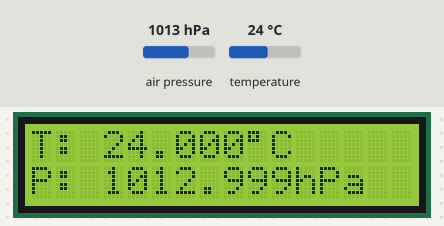
Bench run of a program on a simulated ATmega328P, built with avr-gcc and emulated at 16 MHz. On the bench: 16×2 character LCD. Wiring (inferred from the names in the program): BMP280 pressure sensor at I2C address 0x76; character LCD (HD44780): RS PC0; E PC1; data PD4, PD5, PD6, PD7. The test bench sets the inputs (shaded band); at power-on: air pressure 1013 hPa, temperature 24 °C.

Above: at 1.2 s.
1.3 s: air pressure set to 952 hPa
At 2.6 s:
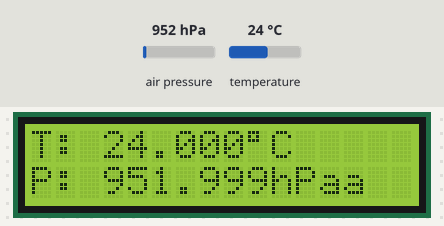
3.5 s: temperature set to 0 °C
At 4.7 s:
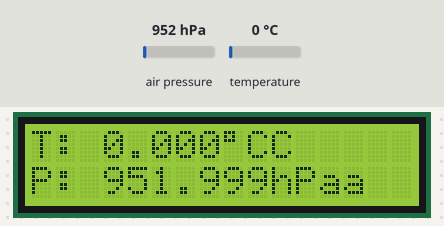
5.5 s: air pressure set to 1025 hPa
At 6.8 s:
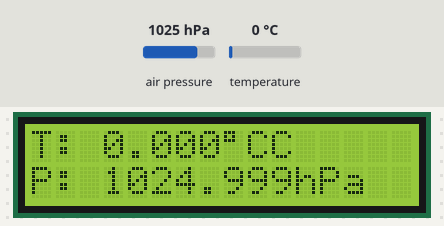
7.5 s: temperature set to 12 °C
At 8.8 s:
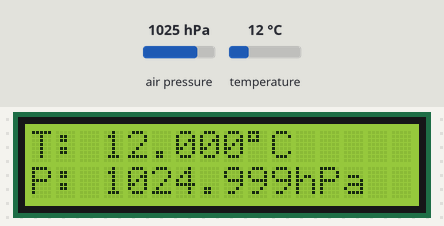
Timing chart, 0 to 10.5 s (numbered marks = the images above; inputs shaded):
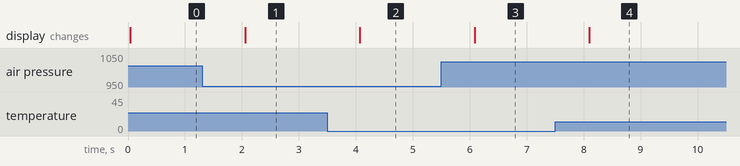

The program:

main.c
```c
/*
 * Barometer-Thermometer.c
 *
 * Created: 11/24/2025 10:29:52 AM
 * Author : felix
 */

#define F_CPU 16000000UL // Define the CPU clock frequency (16 MHz) for delay functions
#include <avr/io.h>
#include <util/delay.h>   // For _delay_ms()
#include <avr/interrupt.h> // For enabling global interrupts (not explicitly used here, but good practice)

#include "lcd.h"       // LCD display driver functions
#include "i2c.h"       // I2C communication functions
#include "BMP280.h"    // BMP280 sensor driver functions (get_temp, get_pres, etc.)

/**
 * @brief The main entry point of the application.
 */
int main(void)
{
	// --- Initialization Sequence ---

	// Initialize the LCD in 4-bit mode
	lcd_init();

	// Initialize the AVR's TWI (I2C) hardware
	i2c_init();

	// Initialize the BMP280 for temperature measurements and read temp calibration data
	temp_init();

	// Initialize the BMP280 for pressure measurements and read pressure calibration data
	pres_init();

	// Note: Global interrupts should be enabled here if background tasks were needed (e.g., sei();)

    while (1) // Main loop for continuous operation
    {
		// --- Temperature Display (Row 0) ---

		// Display the label "T: "
		display("T: ");

		// Get the compensated temperature (°C) and display it as a double
		send_double(get_temp());

		// Display the degree symbol (ASCII code 0b11011111 = 0xDF, commonly the degree symbol on HD44780)
		send_data(0b11011111);

		// Display the unit 'C' for Celsius
		send_data('C');

		// --- Pressure Display (Row 1) ---

		// Move the cursor to the second row (row 1, column 0)
		lcd_set_cursor(1,0);

		// Display the label "P: "
		display("P: ");

		// Get the compensated pressure (in Pascals, Pa)
		// Divide by 100.0 to convert Pa to hectoPascals (hPa) or millibars (mbar)
		send_double(get_pres()/100.0);

		// Display the unit "hPa"
		display("hPa");

		// --- Timing and Refresh ---

		// Wait for 1 second before refreshing the display
		_delay_ms(1000);

		// Move the cursor back to the start of the first line (0,0) for the next refresh
		cursor_return();
    }
}
```

BMP280.c
```c
/*
 * BMP280.c
 *
 * Created: 11/29/2025 12:15:25 AM
 * Author: felix
 */

#include <stdint.h>
#include "i2c.h" // Include I2C library for communication

// --- Configuration Registers and Variables ---

// data acquistion options of the device (0xF4 control register)
// Initialized to complement of 0xF to ensure bits 0-3 (mode/osrs_p) are set on first use
static uint8_t ctrl_meas = ~(0xF);
// sets rate,filter and interface options of the device (0xF5 config register)
// Initialized to complement of 0xF to ensure bits 0-3 (spi3w_en/filter) are set on first use
static uint8_t config = ~(0xF);

// --- Temperature Calculation Calibration Constants (Read from 0x88 to 0x8D) ---
// These are factory-programmed values for accurate temperature compensation.
static 	uint16_t dig_T1; // unsigned 16-bit
static  int16_t dig_T2;  // signed 16-bit
static  int16_t dig_T3;  // signed 16-bit

// --- Pressure Calculation Calibration Constants (Read from 0x8E to 0xA1) ---
// These are factory-programmed values for accurate pressure compensation.
static uint16_t dig_P1; // unsigned 16-bit
static int16_t dig_P2;  // signed 16-bit
static int16_t dig_P3;  // signed 16-bit
static int16_t dig_P4;  // signed 16-bit
static int16_t dig_P5;  // signed 16-bit
static int16_t dig_P6;  // signed 16-bit
static int16_t dig_P7;  // signed 16-bit
static int16_t dig_P8;  // signed 16-bit
static int16_t dig_P9;  // signed 16-bit

// Variable for fine temperature resolution compensation value, used by both temp and pressure calculations
static	uint32_t t_fine;

// --- Initialization Functions ---

/**
 * @brief Initializes the BMP280 for temperature measurements.
 * Configures oversampling and device mode, and reads temperature calibration data.
 */
void temp_init(void)
{
	// Set temperature oversampling rate (osrs_t bits 7:5 in ctrl_meas register 0xF4)
	// 0b101 corresponds to x16 oversampling (highest resolution)
	uint8_t osrs_t = 0b101;
	// Set device mode (mode bits 1:0 in ctrl_meas register 0xF4)
	// 0b11 corresponds to Normal mode
	uint8_t mode = 0b11;
	// Combine osrs_t (shifted to bits 7:5) and mode (bits 1:0) into ctrl_meas
	ctrl_meas |= ((osrs_t << 5)  | mode);

	// Set standby time (t_sb bits 7:5 in config register 0xF5)
	// 0b101 corresponds to 1000ms standby time
	uint8_t t_sb = 0b101;
	// Set IIR filter coefficient (filter bits 4:2 in config register 0xF5)
	// 0b100 corresponds to coefficient 16
	uint8_t filter = 0b100;
	// Combine t_sb (shifted to bits 7:5) and filter (shifted to bits 4:2) into config
	config = ((t_sb << 5) | (filter<<2));

	// Write ctrl_meas to register 0xF4 (control/measurement)
	i2c_WRITE(0x76,0xF4,ctrl_meas);
	// Write config to register 0xF5 (config)
	i2c_WRITE(0x76,0xF5,config);

	// Read and store temperature calibration values (16-bit reads)
	dig_T1 = i2c_READ16(0x76,0x88);
	dig_T2 = i2c_READ16(0x76,0x8A);
	dig_T3 = i2c_READ16(0x76,0x8C);
}

/**
 * @brief Initializes the BMP280 for pressure measurements.
 * Configures oversampling and device mode, and reads pressure calibration data.
 */
void pres_init(void)
{
	// Set pressure oversampling rate (osrs_p bits 4:2 in ctrl_meas register 0xF4)
	// 0b101 corresponds to x16 oversampling (highest resolution)
	uint8_t osrs_p = 0b101;
	// Set device mode (mode bits 1:0 in ctrl_meas register 0xF4)
	// 0b11 corresponds to Normal mode
	uint8_t mode = 0b11;
	// Combine osrs_p (shifted to bits 4:2) and mode (bits 1:0) into ctrl_meas
	ctrl_meas |= ((osrs_p <<2)  | mode);

	// Set standby time (t_sb bits 7:5 in config register 0xF5)
	uint8_t t_sb = 0b101;
	// Set IIR filter coefficient (filter bits 4:2 in config register 0xF5)
	uint8_t filter = 0b100;
	// Combine t_sb and filter into config
	config = ((t_sb << 5) | (filter<<2));

	// Write ctrl_meas to register 0xF4
	i2c_WRITE(0x76,0xF4,ctrl_meas);
	// Write config to register 0xF5
	i2c_WRITE(0x76,0xF5,config);

	// Read and store pressure calibration values (16-bit reads)
	dig_P1 = i2c_READ16(0x76,0x8E);
	dig_P2 = i2c_READ16(0x76,0x90);
	dig_P3 = i2c_READ16(0x76,0x92);
	dig_P4 = i2c_READ16(0x76,0x94);
	dig_P5 = i2c_READ16(0x76,0x96);
	dig_P6 = i2c_READ16(0x76,0x98);
	dig_P7 = i2c_READ16(0x76,0x9A);
	dig_P8 = i2c_READ16(0x76,0x9C);
	dig_P9 = i2c_READ16(0x76,0x9E);
}

// --- Raw ADC Reading Functions ---

/**
 * @brief Reads the raw 20-bit temperature ADC value from the BMP280.
 * @return The uncompensated temperature value as a 32-bit integer.
 */
uint32_t get_adc_T(void)
{
	uint8_t MSB,LSB,XLSB;

	// Start I2C communication to read temperature registers (0xFA, 0xFB, 0xFC)
	i2c_START();
	i2c_TRANSMIT(0X76<<1);    // Send device address (0x76) + Write bit (0)
	i2c_TRANSMIT(0XFA);       // Send starting register address (temp MSB)
	i2c_START();              // Repeated START condition
	i2c_TRANSMIT((0X76<<1)|1); // Send device address (0x76) + Read bit (1)

	// Read 3 bytes: MSB, LSB, XLSB
	MSB = i2c_RECIEVE_with_ACK(); // Temp MSB (bits 19:12)
	LSB = i2c_RECIEVE_with_ACK(); // Temp LSB (bits 11:4)
	XLSB = i2c_RECIEVE_NACK();    // Temp XLSB (bits 3:0 in bits 7:4 of the byte)

	i2c_STOP();
	// Construct the 20-bit raw ADC value: (MSB << 12) | (LSB << 4) | (XLSB >> 4)
	return ((uint32_t)MSB<<12 | (uint32_t)LSB<<4 | (uint32_t)XLSB>>4);
}

/**
 * @brief Reads the raw 20-bit pressure ADC value from the BMP280.
 * @return The uncompensated pressure value as a 32-bit integer.
 */
uint32_t get_adc_P(void)
{
	uint8_t MSB,LSB,XLSB;

	// Start I2C communication to read pressure registers (0xF7, 0xF8, 0xF9)
	i2c_START();
	i2c_TRANSMIT(0X76<<1);    // Send device address (0x76) + Write bit (0)
	i2c_TRANSMIT(0XF7);       // Send starting register address (pressure MSB)
	i2c_START();              // Repeated START condition
	i2c_TRANSMIT((0X76<<1)|1); // Send device address (0x76) + Read bit (1)

	// Read 3 bytes: MSB, LSB, XLSB
	MSB = i2c_RECIEVE_with_ACK(); // Pressure MSB (bits 19:12)
	LSB = i2c_RECIEVE_with_ACK(); // Pressure LSB (bits 11:4)
	XLSB = i2c_RECIEVE_NACK();    // Pressure XLSB (bits 3:0 in bits 7:4 of the byte)

	i2c_STOP();
	// Construct the 20-bit raw ADC value: (MSB << 12) | (LSB << 4) | (XLSB >> 4)
	return ((uint32_t)MSB<<12 | (uint32_t)LSB<<4 | (uint32_t)XLSB>>4);
}

// --- Compensation and Calculation Functions ---

/**
 * @brief Calculates the fine resolution temperature compensation value (t_fine).
 * This value is required for both temperature and pressure compensation formulas.
 * It is stored in the global static variable t_fine.
 */
static void get_t_fine()
{
	uint32_t adc_T;
	double var1, var2;

	// Read raw temperature ADC value
	adc_T = get_adc_T();

	// The following calculations implement the formula from the BMP280 datasheet
	// to calculate the 32-bit t_fine value.
	var1 = (((double)adc_T)/16384.0 - ((double)dig_T1)/1024.0) * ((double)dig_T2);
	var2 = ((((double)adc_T)/131072.0 - ((double)dig_T1)/8192.0) *
	(((double)adc_T)/131072.0 - ((double)dig_T1)/8192.0)) *
	((double)dig_T3);

	// t_fine is a signed 32-bit integer, but stored as uint32_t globally
	t_fine = (int32_t)(var1 + var2);
}

/**
 * @brief Calculates the compensated temperature in degrees Celsius (°C).
 * @return The temperature value as a double-precision floating point number.
 */
double get_temp(void)
{
	// Calculate the t_fine value first, as it's the intermediate temperature compensation value
	get_t_fine();
	// Convert t_fine into the final temperature value (T = t_fine / 5120.0)
	double T = t_fine / 5120.0;
	return T;
}

/**
 * @brief Calculates the compensated pressure in Pascals (Pa).
 * Note: get_t_fine() must be called before this function for accurate results.
 * @return The pressure value as a double-precision floating point number.
 */
double get_pres(void)
{
	double var1, var2, P;
	// Read raw pressure ADC value
	uint32_t adc_P = get_adc_P();

	// The following calculations implement the pressure compensation formula
	// from the BMP280 datasheet, using the stored t_fine value.

	var1 = ((double)t_fine / 2.0) - 64000.0;
	var2 = var1 * var1 * ((double)dig_P6) / 32768.0;
	var2 = var2 + var1 * ((double)dig_P5) * 2.0;
	var2 = (var2 / 4.0) + (((double)dig_P4) * 65536.0);
	var1 = (((double)dig_P3) * var1 * var1 / 524288.0 + ((double)dig_P2) * var1) / 524288.0;
	var1 = (1.0 + var1 / 32768.0) * ((double)dig_P1);

	if (var1 == 0.0)
	return 0; // avoid divide by zero if dig_P1 leads to zero var1

	P = 1048576.0 - (double)adc_P;
	// Calculate intermediate pressure value
	P = (P - (var2 / 4096.0)) * 6250.0 / var1;

	// Apply final compensation using dig_P7, dig_P8, and dig_P9
	var1 = ((double)dig_P9) * P * P / 2147483648.0;
	var2 = P * ((double)dig_P8) / 32768.0;

	P = P + (var1 + var2 + ((double)dig_P7)) / 16.0;

	return P; // Return Pressure in Pascals [Pa]
}
```

BMP280.h
```c
/*
 * BMP280.h
 *
 * Created: 11/29/2025 12:15:05 AM
 * Author: felix
 */


#ifndef BMP280_H_
#define BMP280_H_

// --- Function Prototypes for BMP280 Driver ---

/**
 * @brief Initializes the BMP280 for temperature measurements and reads calibration data.
 */
void temp_init(void);

/**
 * @brief Initializes the BMP280 for pressure measurements and reads calibration data.
 */
void pres_init(void);

/**
 * @brief Reads the raw ADC temperature value, applies compensation, and returns temperature in °C.
 * @return The compensated temperature in degrees Celsius (°C).
 */
double get_temp(void);

/**
 * @brief Reads the raw ADC pressure value, applies compensation using t_fine, and returns pressure in Pa.
 * @return The compensated atmospheric pressure in Pascals (Pa).
 */
double get_pres(void);


// --- End of Header Guard ---
#endif /* BMP280_H_ */
```

i2c.c
```c
/*
 * _12c.c
 *
 * Created: 11/24/2025 10:39:16 AM
 * Author: felix
 */

// Define the CPU clock frequency (e.g., 16 MHz for common AVR boards)
#define F_CPU 16000000UL
#include <avr/io.h> // Header for AVR I/O registers

/**
 * @brief Initializes the TWI (Two-Wire Interface, AVR's I2C implementation) hardware.
 */
void i2c_init(void)
{
	// PRR (Power Reduction Register)
	// Clear PRTWI (Power Reduction TWI) bit to enable the TWI module (turn it on)
	PRR &= ~(1<<PRTWI);

	// TWBR (TWI Bit Rate Register)
	// Sets the SCL frequency. TWI Clock Frequency = F_CPU / (16 + 2 * TWBR * 4^TWPS)
	// With TWSR (prescaler) = 0 (4^0 = 1), TWBR = 72 results in:
	// 16,000,000 / (16 + 2 * 72 * 1) = 16,000,000 / 160 = 100,000 Hz (100 kHz standard)
	TWBR = 72;

	// TWCR (TWI Control Register)
	// Set TWEN (TWI Enable) bit to enable the TWI interface
	TWCR |= (1<<TWEN);

	// TWSR (TWI Status Register)
	// Set TWI Prescaler bits (TWPS1 and TWPS0) to 0, meaning a prescaler value of 1.
	TWSR = 0X00;
}

/**
 * @brief Sends an I2C START condition.
 */
void i2c_START(void)
{
	// TWCR: Set TWINT (TWI Interrupt Flag), TWSTA (TWI START Condition), and TWEN (TWI Enable)
	// Setting TWINT initiates the operation (clears the previous interrupt).
	TWCR = (1<<TWINT)|(1<<TWSTA)|(1<<TWEN);

	// Wait until TWINT is set, indicating the START condition has been transmitted
	// and the operation is complete.
	while(!(TWCR & (1<<TWINT)));
}

/**
 * @brief Transmits a byte of data (e.g., Slave Address + R/W bit, or Data byte).
 * @param DATA The 8-bit data to transmit.
 */
void i2c_TRANSMIT(uint8_t DATA)
{
	// Load data into TWDR (TWI Data Register)
	TWDR = DATA;

	// TWCR: Set TWINT (clear previous interrupt) and TWEN (enable TWI) to start transmission
	TWCR = (1<<TWINT)|(1<<TWEN);

	// Wait until TWINT is set, indicating data transmission is complete and ACK/NACK has been received.
	while(!(TWCR & (1<<TWINT)));
}

/**
 * @brief Receives a byte of data and sends an ACK (Acknowledge) back to the transmitter.
 * Used when more bytes are expected to follow.
 * @return The received 8-bit data.
 */
uint8_t i2c_RECIEVE_with_ACK(void)
{
	// TWCR: Set TWINT, TWEN, and TWEA (TWI Enable Acknowledge bit).
	// TWEA tells the TWI hardware to send an ACK after receiving data.
	TWCR = (1<<TWINT)|(1<<TWEN)|(1<<TWEA);

	// Wait until TWINT is set, indicating the byte has been received.
	while(!(TWCR & (1<<TWINT)));

	// Return the received data from the TWI Data Register (TWDR)
	return TWDR;
}

/**
 * @brief Receives a byte of data and sends a NACK (Not Acknowledge) back to the transmitter.
 * Used for the last byte of data to signal the end of the read sequence.
 * @return The received 8-bit data.
 */
uint8_t i2c_RECIEVE_NACK(void)
{
	// TWCR: Set TWINT and TWEN. TWEA is NOT set, so a NACK will be sent after receiving data.
	TWCR = (1<<TWINT)|(1<<TWEN);

	// Wait until TWINT is set, indicating the byte has been received.
	while(!(TWCR & (1<<TWINT)));

	// Return the received data from the TWI Data Register (TWDR)
	return TWDR;
}

/**
 * @brief Sends an I2C STOP condition.
 */
void i2c_STOP(void)
{
	// TWCR: Set TWINT, TWEN, and TWSTO (TWI STOP Condition bit).
	// This initiates the STOP condition and releases the bus.
	TWCR = (1<<TWINT)|(1<<TWEN)|(1<<TWSTO);
	// Note: We typically don't wait for TWINT after STOP as the master is done.
}

// --- Combined I2C Read/Write Routines ---

/**
 * @brief Reads a single 8-bit register value from a slave device.
 * @param SLA The 7-bit slave address.
 * @param REG The register address to read from.
 * @return The 8-bit value read from the register.
 */
uint8_t i2c_READ8(uint8_t SLA,uint8_t REG)
{
	// 1. Send START condition
	i2c_START();

	// 2. Transmit Slave Address + Write bit (0)
	i2c_TRANSMIT(SLA<<1);

	// 3. Transmit Register Address (where to start reading)
	i2c_TRANSMIT(REG);

	// 4. Send Repeated START condition (required to change from Write to Read mode)
	i2c_START();

	// 5. Transmit Slave Address + Read bit (1)
	i2c_TRANSMIT((SLA<<1)|1);

	// 6. Receive data and send NACK (since this is the last byte we expect)
	uint8_t val = i2c_RECIEVE_NACK();

	// 7. Send STOP condition
	i2c_STOP();

	return val;
}

/**
 * @brief Reads a 16-bit value from two consecutive registers on a slave device.
 * Assumes Little-Endian (LSB first, then MSB).
 * @param SLA The 7-bit slave address.
 * @param reg The starting register address (for the LSB).
 * @return The 16-bit value.
 */
uint32_t i2c_READ16(uint8_t SLA,uint8_t reg)
{
	uint8_t MSB,LSB;

	// 1-3. Write sequence to set the register pointer (same as i2c_READ8)
	i2c_START();
	i2c_TRANSMIT(SLA<<1);
	i2c_TRANSMIT(reg);

	// 4-5. Repeated START and Slave Address + Read
	i2c_START();
	i2c_TRANSMIT((SLA<<1)|1);

	// 6. Receive LSB first and send ACK (expecting another byte)
	LSB = i2c_RECIEVE_with_ACK();

	// 7. Receive MSB last and send NACK (no more bytes expected)
	MSB = i2c_RECIEVE_NACK();

	i2c_STOP();

	// Combine the bytes: (MSB << 8) | LSB
	return (uint16_t)MSB<<8 | (uint16_t)LSB;
}

/**
 * @brief Reads a 20-bit or 24-bit value spread across three consecutive registers.
 * This specific implementation appears tailored for the BMP280, where a 20-bit value
 * is read (MSB, LSB, XLSB) and then the XLSB is right-shifted by 4 bits.
 * @param SLA The 7-bit slave address.
 * @param reg The starting register address (for the MSB).
 * @return The 32-bit (containing the constructed 20-bit/24-bit) value.
 */
uint32_t i2c_READ32(uint8_t SLA,uint8_t reg)
{
	uint8_t MSB,LSB,XLSB; // XLSB stands for eXtra Least Significant Byte

	// 1-3. Write sequence to set the register pointer (start reading from reg)
	i2c_START();
	i2c_TRANSMIT(SLA<<1);
	i2c_TRANSMIT(reg);

	// 4-5. Repeated START and Slave Address + Read
	i2c_START();
	i2c_TRANSMIT((SLA<<1)|1);

	// 6a. Receive MSB and send ACK
	MSB = i2c_RECIEVE_with_ACK();
	// 6b. Receive LSB and send ACK
	LSB = i2c_RECIEVE_with_ACK();
	// 7. Receive XLSB and send NACK
	XLSB = i2c_RECIEVE_NACK();

	i2c_STOP();

	// Combine the bytes into the final 20-bit value (common for Bosch sensors):
	// MSB (bits 19:12) << 12 | LSB (bits 11:4) << 4 | XLSB (bits 3:0) >> 4
	return ((uint32_t)MSB<<12 | (uint32_t)LSB<<4 | (uint32_t)XLSB>>4);
}

/**
 * @brief Writes a single 8-bit value to a specific register on a slave device.
 * @param SLA The 7-bit slave address.
 * @param REG The register address to write to.
 * @param val The 8-bit value to write into the register.
 */
void i2c_WRITE(uint8_t SLA,uint8_t REG,uint8_t val)
{
	// 1. Send START condition
	i2c_START();

	// 2. Transmit Slave Address + Write bit (0)
	i2c_TRANSMIT(SLA<<1);

	// 3. Transmit Register Address (where to write the data)
	i2c_TRANSMIT(REG);

	// 4. Transmit Data Value
	i2c_TRANSMIT(val);

	// 5. Send STOP condition
	i2c_STOP();

}
```

Source omitted: i2c.h (2220 bytes), names.h (260 bytes), lcd.c (6052 bytes), lcd.h (2270 bytes)

Measured:
- after the input at 1.3 s, the display: changes after 0.76 s (image 1)
- after the input at 3.5 s, the display: changes after 0.57 s (image 2)
- after the input at 5.5 s, the display: changes after 0.59 s (image 3)
- after the input at 7.5 s, the display: changes after 0.60 s (image 4)
